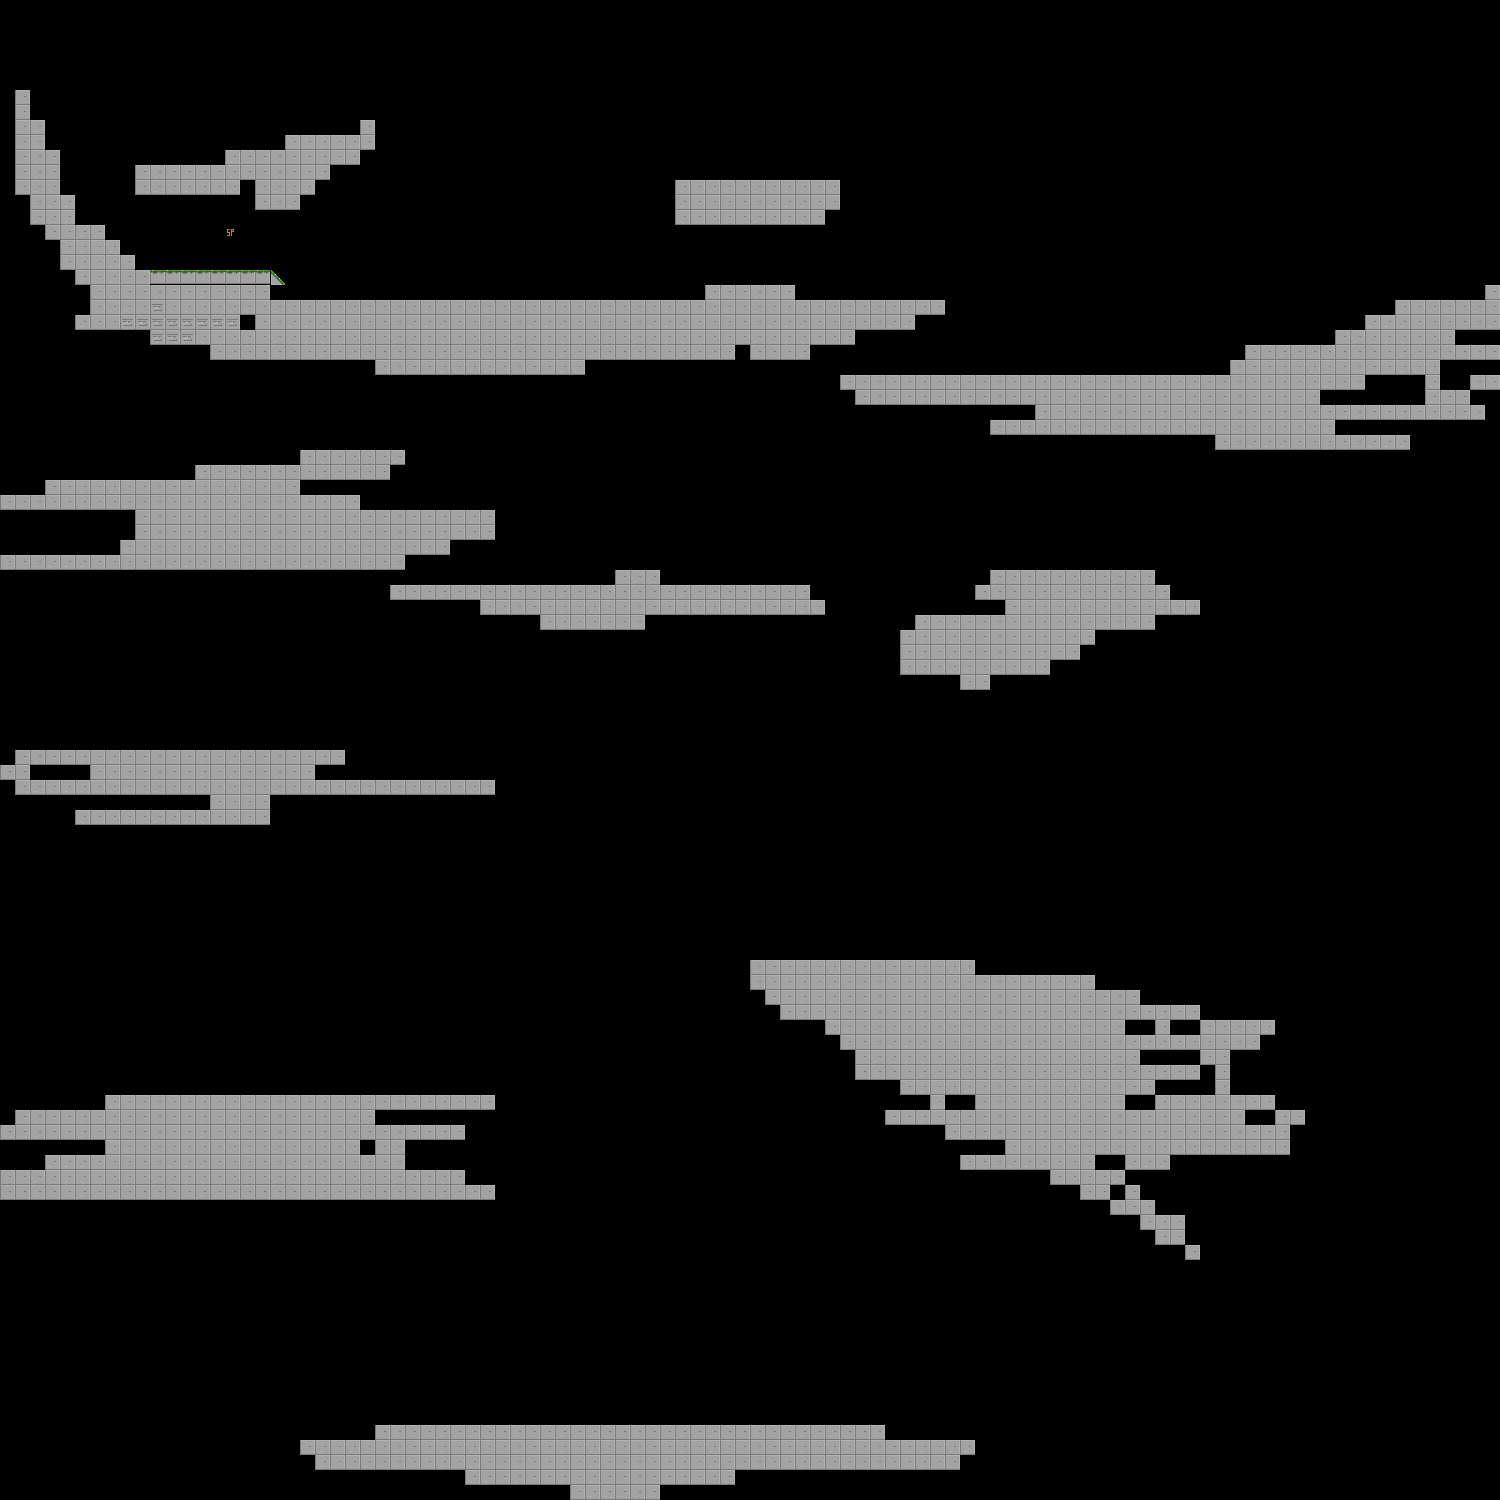

The image is a tile-based game level rendered from a .tmx file. Its description and source (layers, tilesets, objects; grid data summarised) follow:
An orthogonal 100x100 tile map with 15x15 px tiles, 1 tile layer (Tile Layer 1).

<map version="1.2" tiledversion="1.2.0" orientation="orthogonal" renderorder="right-down" width="100" height="100" tilewidth="15" tileheight="15" infinite="0" nextlayerid="3" nextobjectid="1">
 <tileset firstgid="1" source="../tiles/TestTiles.tsx" />
 <layer id="2" name="Tile Layer 1" width="100" height="100">
  <data>[10000 cells, 1605 non-empty, 6 distinct tile ids]</data>
 </layer>
</map>